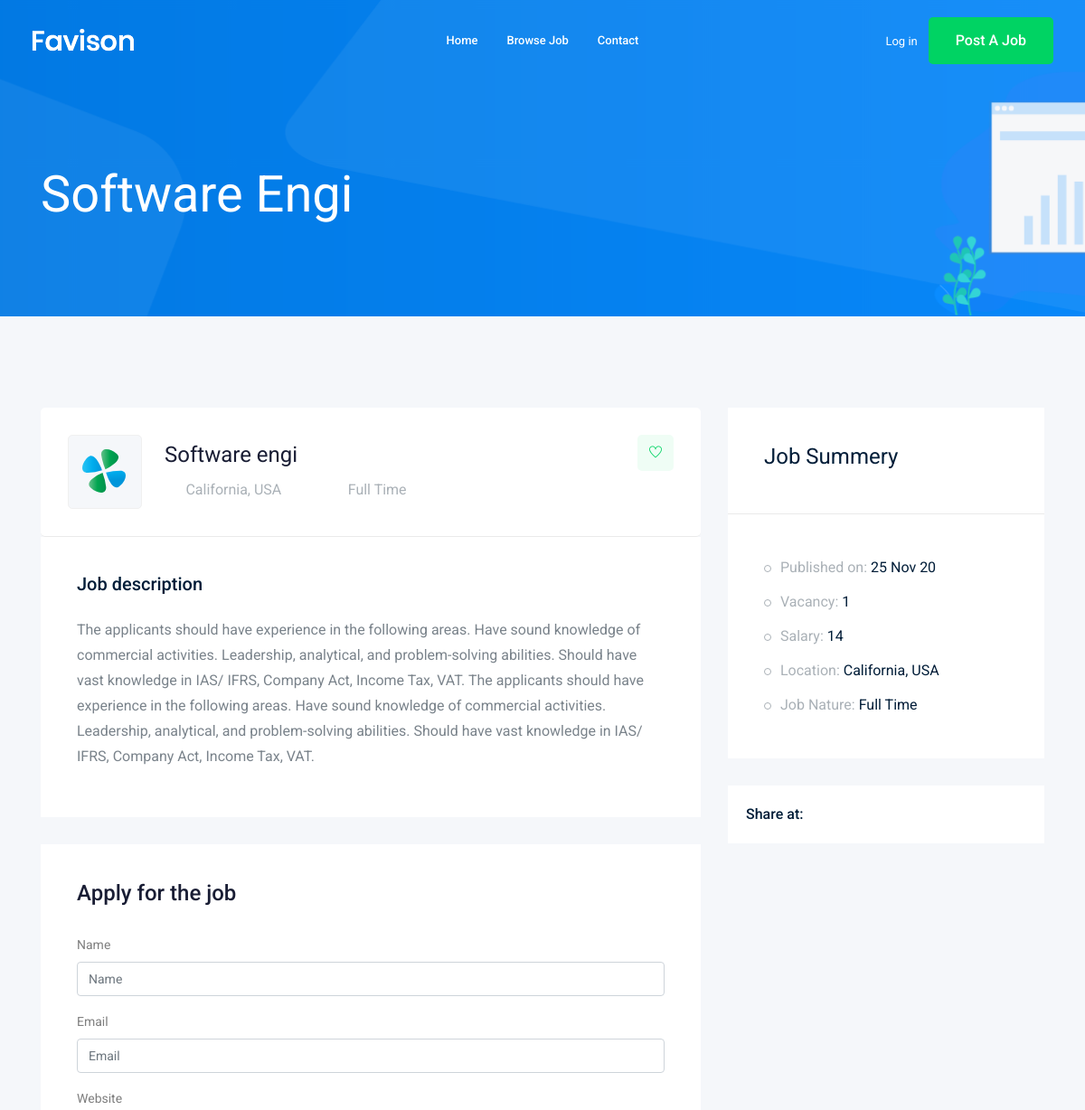
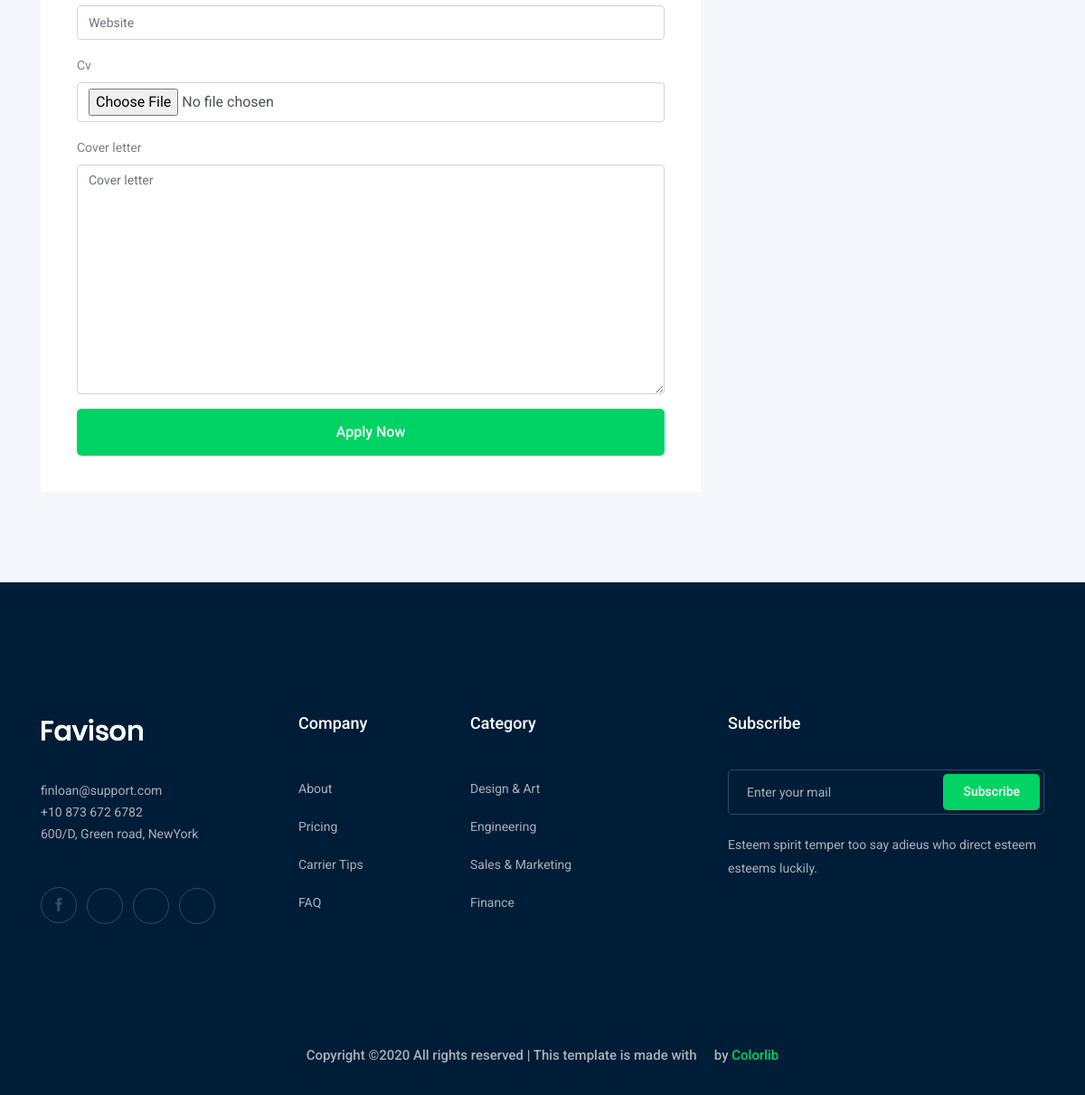
/jobs/software-engi, run on the app's committed database (2 pictures, top to bottom).
### Job/models.py (models this page shows, shortened)
class Job(models.Model):#Table
    owner =  models.ForeignKey(User, related_name='job_owner', on_delete=models.CASCADE)
    title = models.CharField(max_length=100)#colmun
    job_type = models.CharField(max_length=15,choices=Job_Type)
    description = models.TextField(max_length=1000)
    publish = models.DateTimeField(auto_now=True)
    vacancy = models.IntegerField(default=1)
    salary = models.IntegerField(default=0)
    experience = models.IntegerField(default=1)
    category = models.ForeignKey('Category',on_delete=models.CASCADE)
    images  = models.ImageField(upload_to=image_upload)
    slug = models.SlugField(blank=True ,null=True)
    def __str__(self) :
        return self.title

### Job/views.py (the view)
# urls.py: path('<str:slug>',views.job_detail,name='jobdetail'),
def job_detail(request,slug) :
    job_detail= Job.objects.get(slug=slug)
    if request.method=='POST':
        form =ApplyForm(request.POST,request.FILES)
        if form.is_valid():
            myform = form.save(commit=False)
            myform.job=job_detail
            myform.save()
    else :
        form = ApplyForm()
    context = {'jobs' : job_detail , 'form':form}
    print(job_list)
    return render(request,'Job/job_detail.html',context)

### Job/form.py
class ApplyForm (forms.ModelForm):
    class Meta:
        model = Apply
        fields = ['name' , 'email' ,'website' ,'cv','cover_letter']

### Job/templates/Job/job_detail.html (shortened to what this page needs)
{% extends 'base.html'%}
{% load bootstrap4 %}
{% block body %}
    <div class="bradcam_area bradcam_bg_1">
        <div class="container">
            <div class="row">
                <div class="col-xl-12">
                    <div class="bradcam_text">
                        <h3>{{jobs}}</h3>
                    </div>
                </div>
            </div>
        </div>
    </div>
    <div class="job_details_area">
        <div class="container">
            <div class="row">
                <div class="col-lg-8">
                    <div class="job_details_header">
                        <div class="single_jobs white-bg d-flex justify-content-between">
                            <div class="jobs_left d-flex align-items-center">
                                <div class="thumb">
                                    <img src="img/svg_icon/1.svg" alt="">
                                </div>
                                <div class="jobs_conetent">
                                    <a href="#"><h4>{{jobs}}</h4></a>
                                    <div class="links_locat d-flex align-items-center">
                                        <div class="location">
                                            <p> <i class="fa fa-map-marker"></i> California, USA</p>
                                        </div>
                                        <div class="location">
                                            <p> <i class="fa fa-clock-o"></i> {{jobs.job_type}}</p>
                                        </div>
                                    </div>
                                </div>
                            </div>
                            <div class="jobs_right">
                                <div class="apply_now">
                                    <a class="heart_mark" href="#"> <i class="ti-heart"></i> </a>
                                </div>
                            </div>
                        </div>
                    </div>
                    <div class="descript_wrap white-bg">
                        <div class="single_wrap">
                            <h4>Job description</h4>
                            <p>{{jobs.description}}</p>
                        </div>
                    </div>
                    <div class="apply_job_form white-bg">
                        <h4>Apply for the job</h4>
                        <form  method="POST" enctype="multipart/form-data">
                            {% bootstrap_form form %}
                            {% buttons %}
                                <button class="boxed-btn3 w-100" type="submit">Apply Now</button>
                            {% endbuttons %}
                        </form>
                    </div>
                </div>
                <div class="col-lg-4">
                    <div class="job_sumary">
                        <div class="summery_header">
                            <h3>Job Summery</h3>
                        </div>
                        <div class="job_content">
                            <ul>
                                <li>Published on: <span>{{jobs.publish|date:'d M y'}}</span></li>
                                <li>Vacancy: <span>{{jobs.vacancy}}</span></li>
                                <li>Salary: <span>{{jobs.salary}}</span></li>
                                <li>Location: <span>California, USA</span></li>
                                <li>Job Nature: <span> {{jobs.job_type}}</span></li>
                            </ul>
                        </div>
                    </div>
                    <div class="share_wrap d-flex">
                        <span>Share at:</span>
                        <ul>
                            <li><a href="#"> <i class="fa fa-facebook"></i></a> </li>
                            <li><a href="#"> <i class="fa fa-google-plus"></i></a> </li>
                            <li><a href="#"> <i class="fa fa-twitter"></i></a> </li>
                            <li><a href="#"> <i class="fa fa-envelope"></i></a> </li>
                        </ul>
                    </div>
                    <div class="job_location_wrap">
                        <div class="job_lok_inner">
                            <div id="map" style="height: 200px;"></div>
                          </div>
                    </div>
                </div>
            </div>
        </div>
    </div>
{%endblock body %}

### data on the page
Job: title "Software Engi", title "Software engi", job_type "Full Time", description "The applicants should have experience in the following areas. Have sound knowledge of commercial activities. Leadership, analytical, and problem-solving abilities. Should have vast knowledge in IAS/ IFRS, Company Act, Income Tax, VAT. The applicants should have experience in the following areas. Have sound knowledge of commercial activities. Leadership, analytical, and problem-solving abilities. Should have vast knowledge in IAS/ IFRS, Company Act, Income Tax, VAT.", publish "25 Nov 20", vacancy "1", salary "14"
